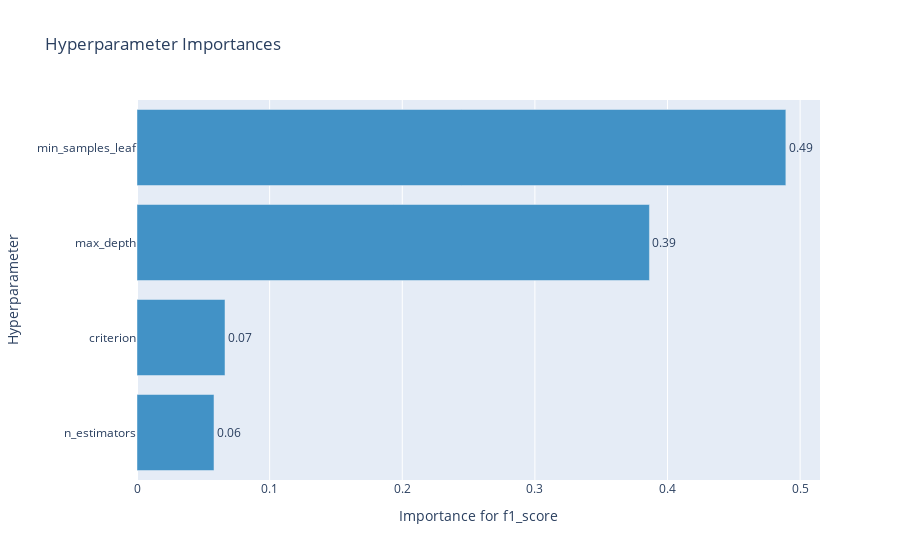

Here is the notebook cell this chart was saved with:
### Markdown cell above
<center> <img src="../figures/fig_13.png"></center>

### Code cell
optuna.visualization.plot_param_importances(study, target_name="f1_score")

### Figure 1 — Plotly figure (JSON) as saved in the notebook; plotly's stock layout.template omitted (floating-point values rounded to 4 significant figures)
{"data": [{"cliponaxis": false, "hovertemplate": ["n_estimators (IntDistribution): 0.05804797092138363<extra></extra>", "criterion (CategoricalDistribution): 0.06634736384169565<extra></extra>", "max_depth (IntDistribution): 0.3863792589501068<extra></extra>", "min_samples_leaf (IntDistribution): 0.489225406286814<extra></extra>"], "marker": {"color": "rgb(66,146,198)"}, "orientation": "h", "text": ["0.06", "0.07", "0.39", "0.49"], "textposition": "outside", "type": "bar", "x": [0.05805, 0.06635, 0.3864, 0.4892], "y": ["n_estimators", "criterion", "max_depth", "min_samples_leaf"]}], "layout": {"showlegend": false, "title": {"text": "Hyperparameter Importances"}, "xaxis": {"title": {"text": "Importance for f1_score"}}, "yaxis": {"title": {"text": "Hyperparameter"}}}}
